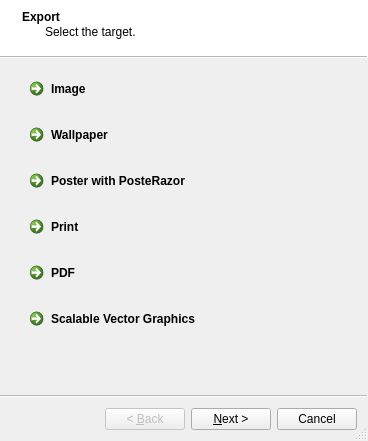
<?xml version="1.0" encoding="UTF-8"?>
<ui version="4.0">
 <class>ExportWizard</class>
 <widget class="QWizard" name="ExportWizard">
  <property name="geometry">
   <rect>
    <x>0</x>
    <y>0</y>
    <width>368</width>
    <height>441</height>
   </rect>
  </property>
  <property name="windowTitle">
   <string>Export Wizard</string>
  </property>
  <property name="sizeGripEnabled">
   <bool>true</bool>
  </property>
  <property name="wizardStyle">
   <enum>QWizard::ModernStyle</enum>
  </property>
  <widget class="QWizardPage" name="modePage">
   <property name="title">
    <string>Export</string>
   </property>
   <property name="subTitle">
    <string>Select the target.</string>
   </property>
   <attribute name="pageId">
    <string notr="true">0</string>
   </attribute>
   <layout class="QVBoxLayout" name="verticalLayout_4">
    <item>
     <widget class="QCommandLinkButton" name="clImage">
      <property name="minimumSize">
       <size>
        <width>0</width>
        <height>40</height>
       </size>
      </property>
      <property name="text">
       <string>Image</string>
      </property>
      <property name="nextPageId" stdset="0">
       <number>2</number>
      </property>
     </widget>
    </item>
    <item>
     <widget class="QCommandLinkButton" name="clWallpaper">
      <property name="minimumSize">
       <size>
        <width>0</width>
        <height>40</height>
       </size>
      </property>
      <property name="text">
       <string>Wallpaper</string>
      </property>
      <property name="nextPageId" stdset="0">
       <number>1</number>
      </property>
     </widget>
    </item>
    <item>
     <widget class="QCommandLinkButton" name="clPosteRazor">
      <property name="minimumSize">
       <size>
        <width>0</width>
        <height>40</height>
       </size>
      </property>
      <property name="text">
       <string>Poster with PosteRazor</string>
      </property>
      <property name="nextPageId" stdset="0">
       <number>3</number>
      </property>
     </widget>
    </item>
    <item>
     <widget class="QCommandLinkButton" name="clPrint">
      <property name="minimumSize">
       <size>
        <width>0</width>
        <height>40</height>
       </size>
      </property>
      <property name="text">
       <string>Print</string>
      </property>
      <property name="nextPageId" stdset="0">
       <number>4</number>
      </property>
     </widget>
    </item>
    <item>
     <widget class="QCommandLinkButton" name="clPdf">
      <property name="minimumSize">
       <size>
        <width>0</width>
        <height>40</height>
       </size>
      </property>
      <property name="text">
       <string>PDF</string>
      </property>
      <property name="nextPageId" stdset="0">
       <number>6</number>
      </property>
     </widget>
    </item>
    <item>
     <widget class="QCommandLinkButton" name="clSvg">
      <property name="minimumSize">
       <size>
        <width>0</width>
        <height>40</height>
       </size>
      </property>
      <property name="text">
       <string>Scalable Vector Graphics</string>
      </property>
      <property name="nextPageId" stdset="0">
       <number>5</number>
      </property>
     </widget>
    </item>
   </layout>
  </widget>
  <widget class="QWizardPage" name="wallpaperPage">
   <property name="title">
    <string>Wallpaper</string>
   </property>
   <property name="subTitle">
    <string>Click the Finish button to change your wallpaper.</string>
   </property>
   <attribute name="pageId">
    <string notr="true">1</string>
   </attribute>
   <layout class="QVBoxLayout" name="verticalLayout_7">
    <item>
     <widget class="QGroupBox" name="groupBox_5">
      <property name="title">
       <string>Scale Mode</string>
      </property>
      <layout class="QVBoxLayout" name="verticalLayout_3">
       <item>
        <widget class="QRadioButton" name="wbZoom">
         <property name="text">
          <string>Zoomed</string>
         </property>
         <property name="checked">
          <bool>true</bool>
         </property>
        </widget>
       </item>
       <item>
        <widget class="QRadioButton" name="wbScaleKeep">
         <property name="text">
          <string>Scaled, keep proportions</string>
         </property>
        </widget>
       </item>
       <item>
        <widget class="QRadioButton" name="wbScaleIgnore">
         <property name="text">
          <string>Scaled</string>
         </property>
        </widget>
       </item>
       <item>
        <widget class="QRadioButton" name="wbOriginal">
         <property name="text">
          <string>Original Size</string>
         </property>
        </widget>
       </item>
      </layout>
     </widget>
    </item>
   </layout>
  </widget>
  <widget class="QWizardPage" name="imagePage">
   <property name="title">
    <string>Image</string>
   </property>
   <property name="subTitle">
    <string>Your work will be saved to a picture. Please fill the following options and click Finish.</string>
   </property>
   <attribute name="pageId">
    <string notr="true">2</string>
   </attribute>
   <layout class="QVBoxLayout" name="verticalLayout_2">
    <item>
     <widget class="QGroupBox" name="groupBox_4">
      <property name="title">
       <string>Size and Orientation</string>
      </property>
      <layout class="QGridLayout" name="gridLayout_3">
       <item row="0" column="0">
        <widget class="QLabel" name="label_8">
         <property name="text">
          <string>Width:</string>
         </property>
        </widget>
       </item>
       <item row="0" column="1">
        <widget class="QSpinBox" name="saveWidth">
         <property name="maximum">
          <number>999999</number>
         </property>
        </widget>
       </item>
       <item row="0" column="2" rowspan="2">
        <widget class="QLabel" name="label_10">
         <property name="sizePolicy">
          <sizepolicy hsizetype="MinimumExpanding" vsizetype="Preferred">
           <horstretch>0</horstretch>
           <verstretch>0</verstretch>
          </sizepolicy>
         </property>
         <property name="text">
          <string>Pixel</string>
         </property>
        </widget>
       </item>
       <item row="1" column="0">
        <widget class="QLabel" name="label_7">
         <property name="text">
          <string>Height:</string>
         </property>
        </widget>
       </item>
       <item row="1" column="1">
        <widget class="QSpinBox" name="saveHeight">
         <property name="maximum">
          <number>999999</number>
         </property>
        </widget>
       </item>
       <item row="2" column="0" colspan="3">
        <layout class="QHBoxLayout" name="horizontalLayout_2">
         <item>
          <spacer name="horizontalSpacer_3">
           <property name="orientation">
            <enum>Qt::Horizontal</enum>
           </property>
           <property name="sizeHint" stdset="0">
            <size>
             <width>16</width>
             <height>16</height>
            </size>
           </property>
          </spacer>
         </item>
         <item>
          <widget class="QToolButton" name="imgFromCanvas">
           <property name="text">
            <string>Reset to Canvas</string>
           </property>
          </widget>
         </item>
         <item>
          <widget class="QToolButton" name="imgFromDpi">
           <property name="text">
            <string>From Printing Dpi</string>
           </property>
          </widget>
         </item>
         <item>
          <spacer name="horizontalSpacer_2">
           <property name="orientation">
            <enum>Qt::Horizontal</enum>
           </property>
           <property name="sizeHint" stdset="0">
            <size>
             <width>16</width>
             <height>16</height>
            </size>
           </property>
          </spacer>
         </item>
        </layout>
       </item>
       <item row="3" column="0" colspan="3">
        <widget class="QCheckBox" name="saveLandscape">
         <property name="text">
          <string>Landscape</string>
         </property>
        </widget>
       </item>
      </layout>
     </widget>
    </item>
    <item>
     <widget class="QGroupBox" name="groupBox_6">
      <property name="title">
       <string>Scale Mode</string>
      </property>
      <layout class="QVBoxLayout" name="verticalLayout_5">
       <item>
        <widget class="QRadioButton" name="ibZoom">
         <property name="text">
          <string>Zoomed</string>
         </property>
         <property name="checked">
          <bool>true</bool>
         </property>
        </widget>
       </item>
       <item>
        <widget class="QRadioButton" name="ibScaleKeep">
         <property name="text">
          <string>Scaled, keep proportions</string>
         </property>
        </widget>
       </item>
       <item>
        <widget class="QRadioButton" name="ibScaleIgnore">
         <property name="text">
          <string>Scaled</string>
         </property>
        </widget>
       </item>
      </layout>
     </widget>
    </item>
    <item>
     <widget class="QCheckBox" name="imgAsIsBox">
      <property name="text">
       <string>as you see it (includes tools, lines, etc)</string>
      </property>
     </widget>
    </item>
   </layout>
  </widget>
  <widget class="QWizardPage" name="posterazorPage">
   <property name="title">
    <string>PosteRazor</string>
   </property>
   <property name="subTitle">
    <string>Print Posters at home.</string>
   </property>
   <attribute name="pageId">
    <string notr="true">3</string>
   </attribute>
   <layout class="QVBoxLayout" name="verticalLayout_8">
    <item>
     <widget class="QLabel" name="label_5">
      <property name="text">
       <string>The PosteRazor cuts a raster image into pieces which can afterwards be printed out and assembled to a poster.</string>
      </property>
      <property name="wordWrap">
       <bool>true</bool>
      </property>
      <property name="openExternalLinks">
       <bool>true</bool>
      </property>
      <property name="textInteractionFlags">
       <set>Qt::LinksAccessibleByKeyboard|Qt::LinksAccessibleByMouse</set>
      </property>
     </widget>
    </item>
    <item>
     <layout class="QGridLayout" name="gridLayout">
      <item row="0" column="0" rowspan="3">
       <spacer name="horizontalSpacer">
        <property name="orientation">
         <enum>Qt::Horizontal</enum>
        </property>
        <property name="sizeType">
         <enum>QSizePolicy::Fixed</enum>
        </property>
        <property name="sizeHint" stdset="0">
         <size>
          <width>16</width>
          <height>16</height>
         </size>
        </property>
       </spacer>
      </item>
      <item row="0" column="1">
       <widget class="QLabel" name="prWebLabel">
        <property name="text">
         <string>PosteRazor home (external website)</string>
        </property>
       </widget>
      </item>
      <item row="2" column="1">
       <widget class="QLabel" name="label_9">
        <property name="text">
         <string>Click Finish to start PosteRazor</string>
        </property>
       </widget>
      </item>
      <item row="1" column="1">
       <widget class="QLabel" name="prTutorialLabel">
        <property name="text">
         <string>How to use PosteRazor (external tutorial video)</string>
        </property>
       </widget>
      </item>
     </layout>
    </item>
   </layout>
  </widget>
  <widget class="QWizardPage" name="printPage">
   <property name="title">
    <string>Print Picture</string>
   </property>
   <property name="subTitle">
    <string>Select the paper options and click Finish to print.</string>
   </property>
   <attribute name="pageId">
    <string notr="true">4</string>
   </attribute>
   <layout class="QVBoxLayout" name="verticalLayout">
    <item>
     <widget class="QGroupBox" name="groupBox">
      <property name="title">
       <string>Size and Orientation</string>
      </property>
      <layout class="QGridLayout" name="gridLayout_2">
       <item row="0" column="0">
        <widget class="QLabel" name="label_3">
         <property name="text">
          <string>Width:</string>
         </property>
        </widget>
       </item>
       <item row="0" column="1">
        <widget class="QDoubleSpinBox" name="printWidth">
         <property name="maximum">
          <double>10000.000000000000000</double>
         </property>
         <property name="value">
          <double>0.000000000000000</double>
         </property>
        </widget>
       </item>
       <item row="0" column="2" rowspan="2">
        <widget class="QComboBox" name="printUnity">
         <item>
          <property name="text">
           <string>pixels</string>
          </property>
         </item>
         <item>
          <property name="text">
           <string>cm</string>
          </property>
         </item>
         <item>
          <property name="text">
           <string>inches</string>
          </property>
         </item>
        </widget>
       </item>
       <item row="1" column="0">
        <widget class="QLabel" name="label_4">
         <property name="text">
          <string>Height:</string>
         </property>
        </widget>
       </item>
       <item row="1" column="1">
        <widget class="QDoubleSpinBox" name="printHeight">
         <property name="maximum">
          <double>10000.000000000000000</double>
         </property>
         <property name="value">
          <double>0.000000000000000</double>
         </property>
        </widget>
       </item>
       <item row="2" column="0">
        <widget class="QLabel" name="label_6">
         <property name="toolTip">
          <string>Dot Per Inch</string>
         </property>
         <property name="text">
          <string>Dpi:</string>
         </property>
        </widget>
       </item>
       <item row="2" column="1">
        <widget class="QSpinBox" name="printDpi">
         <property name="minimum">
          <number>10</number>
         </property>
         <property name="maximum">
          <number>1000</number>
         </property>
        </widget>
       </item>
       <item row="3" column="0" colspan="3">
        <widget class="QCheckBox" name="printLandscape">
         <property name="text">
          <string>Landscape paper orientation</string>
         </property>
        </widget>
       </item>
       <item row="4" column="0" colspan="3">
        <widget class="QCheckBox" name="printKeepRatio">
         <property name="text">
          <string>Keep canvas proportion</string>
         </property>
        </widget>
       </item>
      </layout>
     </widget>
    </item>
   </layout>
  </widget>
  <widget class="QWizardPage" name="svgPage">
   <property name="title">
    <string>SVG Vector Image</string>
   </property>
   <property name="subTitle">
    <string>Export to the Scalable Vector Graphics image format.</string>
   </property>
   <attribute name="pageId">
    <string notr="true">5</string>
   </attribute>
   <layout class="QVBoxLayout" name="verticalLayout_6">
    <item>
     <widget class="QCheckBox" name="svgAsIsBox">
      <property name="text">
       <string>as you see it (includes tools, lines, etc)</string>
      </property>
     </widget>
    </item>
   </layout>
  </widget>
  <widget class="QWizardPage" name="pdfPage">
   <property name="title">
    <string>PDF Export</string>
   </property>
   <property name="subTitle">
    <string>Export to PDF file.</string>
   </property>
   <attribute name="pageId">
    <string notr="true">6</string>
   </attribute>
   <layout class="QVBoxLayout" name="verticalLayout_9">
    <item>
     <widget class="QGroupBox" name="pdfBox">
      <property name="title">
       <string>Output Options</string>
      </property>
      <layout class="QFormLayout" name="formLayout">
       <item row="0" column="0">
        <widget class="QLabel" name="label_12">
         <property name="text">
          <string>Paper Size:</string>
         </property>
        </widget>
       </item>
       <item row="0" column="1">
        <widget class="QPushButton" name="pdfPageButton">
         <property name="sizePolicy">
          <sizepolicy hsizetype="MinimumExpanding" vsizetype="Fixed">
           <horstretch>0</horstretch>
           <verstretch>0</verstretch>
          </sizepolicy>
         </property>
         <property name="text">
          <string>Choose</string>
         </property>
        </widget>
       </item>
       <item row="1" column="0">
        <widget class="QLabel" name="label_11">
         <property name="text">
          <string>Scale:</string>
         </property>
        </widget>
       </item>
       <item row="1" column="1">
        <widget class="QComboBox" name="pdfScaleCombo">
         <item>
          <property name="text">
           <string>Original</string>
          </property>
         </item>
         <item>
          <property name="text">
           <string>Fit the page</string>
          </property>
         </item>
        </widget>
       </item>
       <item row="2" column="0">
        <widget class="QLabel" name="label_13">
         <property name="text">
          <string>Position:</string>
         </property>
        </widget>
       </item>
       <item row="2" column="1">
        <widget class="QComboBox" name="pdfPosCombo">
         <item>
          <property name="text">
           <string>Top Left</string>
          </property>
         </item>
         <item>
          <property name="text">
           <string>Center</string>
          </property>
         </item>
        </widget>
       </item>
       <item row="3" column="0">
        <widget class="QLabel" name="label_14">
         <property name="text">
          <string>Resolution:</string>
         </property>
        </widget>
       </item>
       <item row="3" column="1">
        <widget class="QSpinBox" name="pdfRes">
         <property name="suffix">
          <string> dpi</string>
         </property>
         <property name="minimum">
          <number>10</number>
         </property>
         <property name="maximum">
          <number>3200</number>
         </property>
         <property name="value">
          <number>300</number>
         </property>
        </widget>
       </item>
      </layout>
     </widget>
    </item>
    <item>
     <widget class="QPushButton" name="pdfPreviewButton">
      <property name="text">
       <string>Preview ...</string>
      </property>
     </widget>
    </item>
   </layout>
  </widget>
 </widget>
 <resources/>
 <connections/>
</ui>
